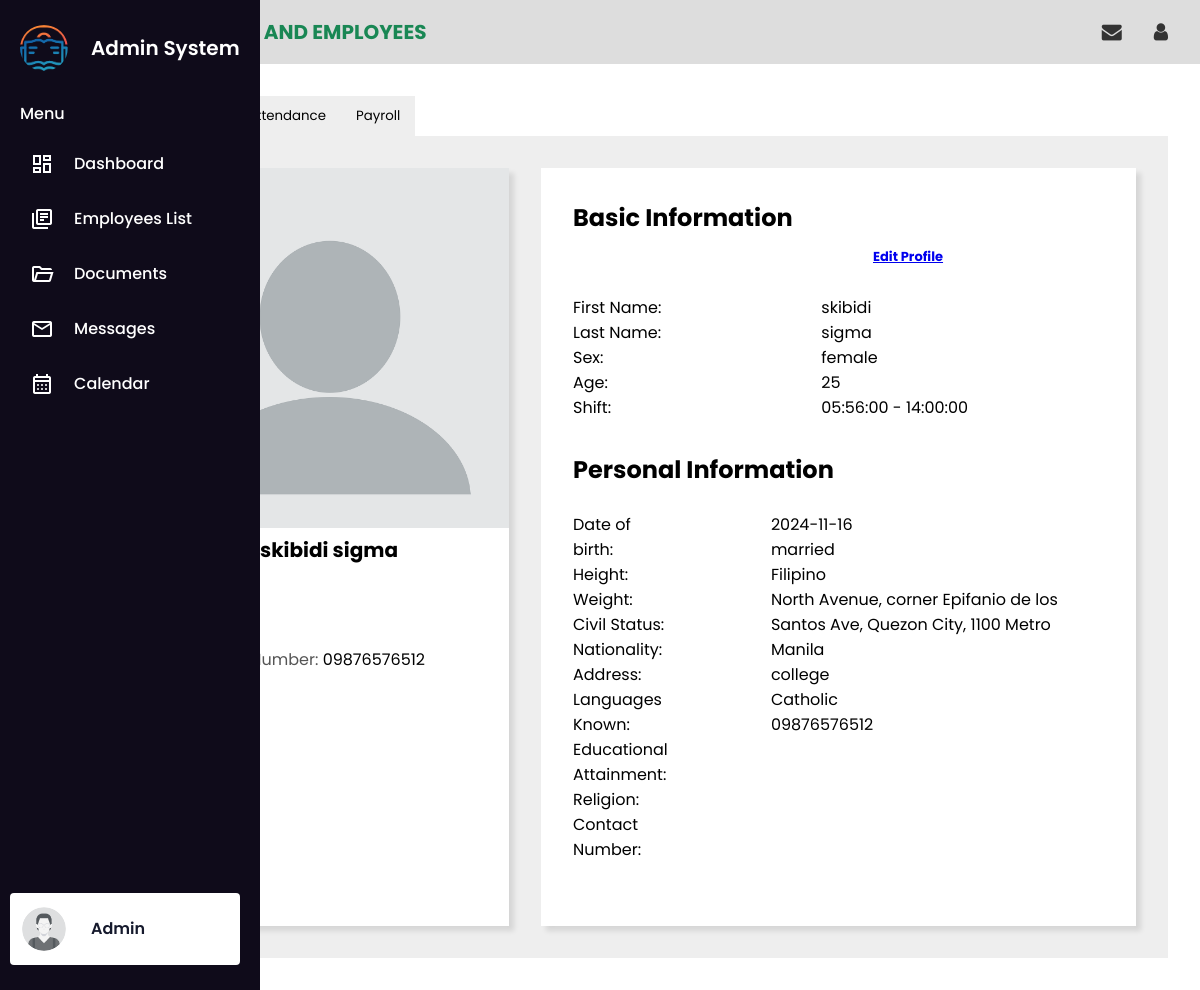
Page /employee-profile.php?id=423 on the committed database.
### tables this page shows
CREATE TABLE `staffs_table` (
  `staff_id` int(11) NOT NULL,
  `firstname` varchar(50) NOT NULL,
  `lastname` varchar(50) NOT NULL,
  `sex` varchar(6) NOT NULL,
  `age` int(3) NOT NULL,
  `shift` varchar(11) NOT NULL,
  `shift_start` time NOT NULL,
  `shift_end` time NOT NULL,
  `bdate` date NOT NULL,
  `height` varchar(6) NOT NULL,
  `weight` varchar(6) NOT NULL,
  `civ_stat` varchar(11) NOT NULL,
  `nationality` varchar(50) NOT NULL,
  `address` varchar(100) NOT NULL,
  `languages` varchar(50) NOT NULL,
  `educational_attainment` varchar(50) NOT NULL,
  `religion` varchar(50) NOT NULL,
  `status` varchar(50) NOT NULL,
  `email` varchar(50) NOT NULL,
  `cnum` varchar(11) NOT NULL,
  `assigned_id` int(50) NOT NULL,
  `profile_picture` varchar(255) DEFAULT NULL,
  `position` varchar(100) NOT NULL
);

### employee-profile.php (the view, shortened to what this page needs)
<?php
include 'components/connector.php';
if (isset($_GET['id']) && !empty($_GET['id'])) {
    $staff_id = intval($_GET['id']);
    $staff_sql = "SELECT * FROM staffs_table WHERE staff_id = ?";
    $staff_stmt = $conn->prepare($staff_sql);
    $staff_stmt->bind_param("i", $staff_id);
    $staff_stmt->execute();
    $staff_result = $staff_stmt->get_result();
    $staff = $staff_result->num_rows > 0 ? $staff_result->fetch_assoc() : null;
    $assigned_id = $staff['assigned_id'];
}
?>
<!DOCTYPE html>
<html lang="en">
<head>
    <link rel="stylesheet" href="https://cdnjs.cloudflare.com/ajax/libs/font-awesome/4.7.0/css/font-awesome.css" />
    <link rel="stylesheet" href="../styles.css" />
</head>
<body>
    <?php include 'components/sidebar.php'; ?>
    <main style="margin-left: 85px">
        <div class="breadcrumbs">
            <div class="left">
                <p>Admin > <span>STAFFS AND EMPLOYEES</span></p>
            </div>
            <div class="right">
                <a href="#">
                    <i class="fa fa-envelope" aria-hidden="true"></i>
                </a>
                <a href="#">
                    <i class="fa fa-user" aria-hidden="true"></i>
                </a>
            </div>
        </div>
        <section class="employee-profile-section">
            <div class="profile-container">
                <div class="menu-buttons">
                    <button onclick="showSection('personal-info')">Personal Info</button>
                    <button onclick="showSection('attendance')">Attendance</button>
                    <button onclick="showSection('payslip')">Payroll</button>
                </div>
                <div class="section" id="personal-info" style="display: block">
                    <div class="personal-info-window">
                        <div class="profile-card">
                            <img src="<?= !empty($staff['profile_picture']) ? htmlspecialchars($staff['profile_picture']) : '../images/default-profile.png'; ?>" alt="Profile Picture" />
                            <p class="employee-name"><?php echo htmlspecialchars($staff['firstname'] . ' ' . $staff['lastname']); ?></p>
                            <div class="profile-info">
                                <p>Status: <span><?php echo htmlspecialchars($staff['status']); ?></span></p>
                                <p>Email: <span><?php echo htmlspecialchars($staff['email']); ?></span></p>
                                <p>Contact Number: <span><?php echo htmlspecialchars($staff['cnum']); ?></span></p>
                            </div>
                        </div>
                        <div class="basic-information">
                            <h1>Basic Information
                                <?php if ($assigned_id): ?> <a href="edit-employees.php?employee_id=<?= htmlspecialchars($assigned_id); ?>" class="edit-link" style="font-size: 13px; margin-left: 300px;">Edit Profile</a>
                                <?php endif; ?>
                            </h1>
                            <br />
                            <div class="basic-info-field">
                                <div>
                                    <p>First Name:</p>
                                    <p>Last Name:</p>
                                    <p>Sex:</p>
                                    <p>Age:</p>
                                    <p>Shift:</p>
                                </div>
                                <div>
                                    <p><?php echo htmlspecialchars($staff['firstname']); ?></p>
                                    <p><?php echo htmlspecialchars($staff['lastname']); ?></p>
                                    <p><?php echo htmlspecialchars($staff['sex']); ?></p>
                                    <p><?php echo htmlspecialchars($staff['age']); ?></p>
                                    <p><?php echo htmlspecialchars($staff['shift_start']) .' - '. htmlspecialchars($staff['shift_end']); ?></p>
                                </div>
                            </div>
                            <h1>Personal Information</h1>
                            <br />
                            <div class="personal-information-field">
                                <div>
                                    <p>Date of birth:</p>
                                    <p>Height:</p>
                                    <p>Weight:</p>
                                    <p>Civil Status:</p>
                                    <p>Nationality:</p>
                                    <p>Address:</p>
                                    <p>Languages Known:</p>
                                    <p>Educational Attainment:</p>
                                    <p>Religion:</p>
                                    <p>Contact Number:</p>
                                </div>
                                <div>
                                        <p><?php echo htmlspecialchars($staff['bdate']); ?></p>
                                        <p><?php echo htmlspecialchars($staff['civ_stat']); ?></p>
                                        <p><?php echo htmlspecialchars($staff['nationality']); ?></p>
                                        <p><?php echo htmlspecialchars($staff['address']); ?></p>
                                        <p><?php echo htmlspecialchars($staff['educational_attainment']); ?></p>
                                        <p><?php echo htmlspecialchars($staff['religion']); ?></p>
                                        <p><?php echo htmlspecialchars($staff['cnum']); ?></p>
                                </div>
                            </div>
                    </div>
                </div>
            </div>
        </section>
    </main>
</body>
</html>

### styles.css (style rules this page uses)
* { margin: 0; padding: 0; box-sizing: border-box; font-family: "Poppins", sans-serif; }
body { min-height: 100vh; }
.breadcrumbs { width: 100%; height: 64px; background-color: #ddd; padding: 0 2rem; display: flex; align-items: center; justify-content: space-between; }
.breadcrumbs .left span { color: #198754; font-weight: 700; font-size: 20px; }
.breadcrumbs .right { display: flex; gap: 2rem; font-size: 20px; }
.breadcrumbs .right a { color: #333; }
.section { display: none; }
.employee-profile-section { padding: 2rem; }
.menu-buttons { display: flex; }
.menu-buttons button { padding: 10px 15px; border: none; background-color: #eee; cursor: pointer; transition: 0.3 ease-in-out; }
.personal-info-window { display: flex; justify-content: center; background-color: #eee; padding: 2rem; gap: 2rem; }
.profile-card { background-color: #fff; box-shadow: 5px 5px 5px rgba(0, 0, 0, 0.1); }
.profile-card img { width: 360px; }
.profile-card .employee-name { text-align: center; font-size: 20px; font-weight: 700; }
.profile-info { padding: 2rem; }
.profile-info p { color: #555; }
.profile-info p span { color: black; }
.basic-information { background-color: #fff; padding: 2rem; box-shadow: 5px 5px 5px rgba(0, 0, 0, 0.1); }
.basic-info-field { display: flex; gap: 10rem; margin-bottom: 2rem; }
.personal-information-field { display: flex; gap: 6rem; margin-bottom: 2rem; }

### rows in the picture
staffs_table: firstname+lastname "skibidi sigma", cnum "09876576512", firstname "skibidi", lastname "sigma", sex "female", age "25", shift_start "05:56:00", shift_end "14:00:00", bdate "2024-11-16", civ_stat "married", nationality "Filipino", address "North Avenue, corner Epifanio de los Santos Ave, Quezon City, 1100 Metro Manila", educational_attainment "college", religion "Catholic"
